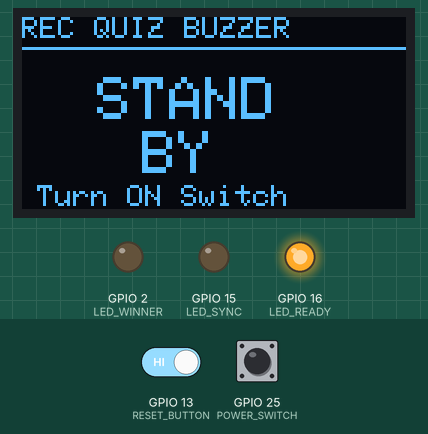
Simulated run of this program. Board: ESP32. Parts: 128×64 one-colour display, output pins drawn as LEDs (lit = HIGH). Dashed ring = blinking. The test bench sets the inputs (shaded band); at power-on: GPIO 25 (POWER_SWITCH) HIGH, GPIO 13 (RESET_BUTTON) HIGH. Storage starts empty; what the program prints to the serial monitor is not drawn.

Above: at 2.3 s.
2.4 s: GPIO 25 (POWER_SWITCH) pulled LOW for 0.15 s
At 2.66 s:
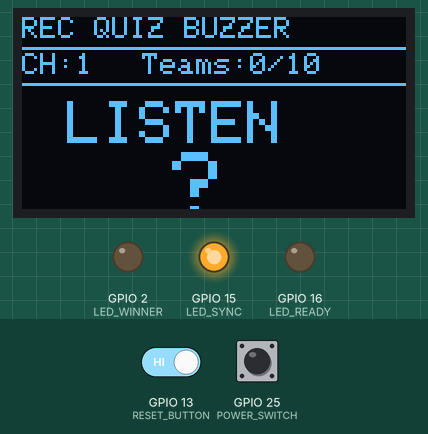
3.1 s: GPIO 25 (POWER_SWITCH) pulled LOW for 1 s
At 4.26 s:
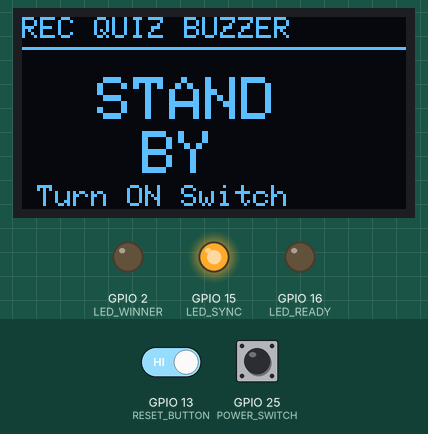
7.1 s: GPIO 25 (POWER_SWITCH) pulled LOW for 0.15 s
At 7.35 s:
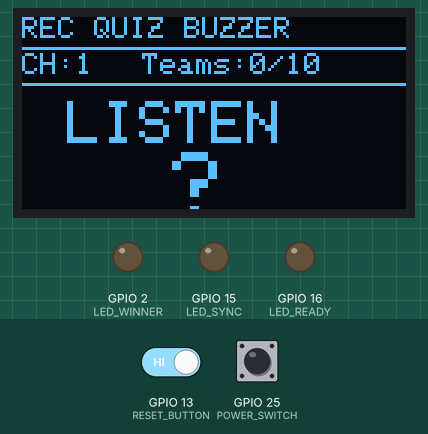
7.8 s: GPIO 25 (POWER_SWITCH) pulled LOW for 3.2 s
At 12.2 s:
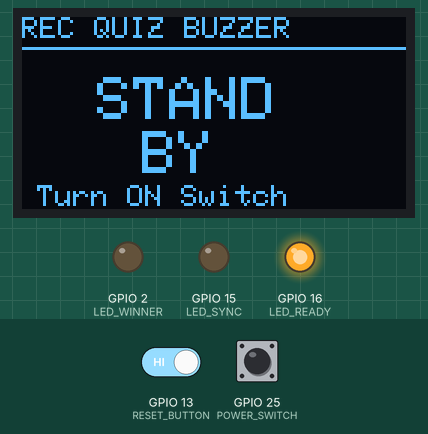
12.5 s: GPIO 13 (RESET_BUTTON) driven LOW and GPIO 25 (POWER_SWITCH) driven LOW
At 14.44 s:
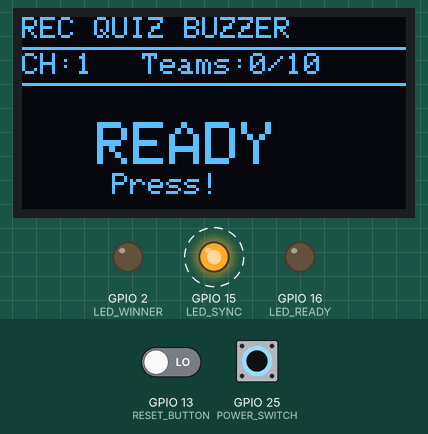
Timing chart, 0 to 16.1 s (numbered marks = the images above; inputs shaded):
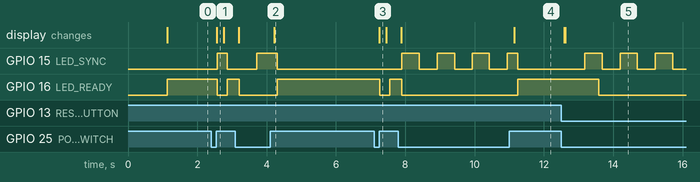

The program:

main.cpp
```cpp
/**
 * ═══════════════════════════════════════════════════════════════════
 * PROJECT: REC Quiz Buzzer System
 * VERSION: 1.1 - LISTEN/READY MODE (FIXED)
 * DATE: January 2026
 *
 * SYSTEM SPECIFICATIONS:
 * - Max Teams: 10
 * - Communication: ESP-NOW (2.4GHz)
 * - Range: ~50 meters
 * - Response Time: <1ms (microsecond precision)
 * - Dashboard: Real-time WebSocket
 * - Battery Monitoring: 3-zone system
 * - Two-Phase System: LISTEN → READY → ANSWERED
 *
 * DEVELOPER: ASIF AHAMED
 * DEPARTMENT: Electronics and Communication Engineering
 * BATCH: 2023-2027
 * INSTITUTION: Rajalakshmi Engineering College, Chennai
 * ═══════════════════════════════════════════════════════════════════
 */

#include <esp_now.h>
#include <WiFi.h>
#include <esp_wifi.h>
#include <Wire.h>
#include <Adafruit_GFX.h>
#include <Adafruit_SSD1306.h>
#include <ESPAsyncWebServer.h>
#include <AsyncTCP.h>
#include <LittleFS.h>
#include <ArduinoJson.h>

// WiFi Channel
#define WIFI_CHANNEL 1

// OLED Configuration
#define SCREEN_WIDTH 128
#define SCREEN_HEIGHT 64
#define OLED_RESET -1
Adafruit_SSD1306 display(SCREEN_WIDTH, SCREEN_HEIGHT, &Wire, OLED_RESET);

// Pin Definitions
#define RESET_BUTTON 13
#define LED_WINNER 2
#define LED_SYNC 15
#define LED_READY 16
#define POWER_SWITCH 25

// System State
#define MAX_TEAMS 10
bool teamConnected[MAX_TEAMS] = {false};
int winnerTeam = 0;
unsigned long winnerTimestamp = 0;
bool quizActive = false;  // ✅ Start in LISTEN mode

// Power switch state
bool systemEnabled = false;
bool lastSwitchState = false;
unsigned long lastSwitchCheck = 0;
#define SWITCH_CHECK_INTERVAL 200

unsigned long lastResponseTime = 0;
#define BATCH_WINDOW 200 // 200ms window to batch responses

// Heartbeat Monitoring
#define HEARTBEAT_TIMEOUT 5000
unsigned long lastHeartbeat[MAX_TEAMS] = {0};

// Battery Storage
int teamBatteryZone[MAX_TEAMS] = {2, 2, 2, 2, 2, 2, 2, 2, 2, 2};
float teamBatteryPercent[MAX_TEAMS] = {100, 100, 100, 100, 100, 100, 100, 100, 100, 100};

// Interrupt variables
volatile bool resetPressed = false;
volatile unsigned long lastResetTime = 0;

// LED Control Variables
unsigned long lastSyncBlink = 0;
bool syncBlinkState = false;
unsigned long resetFlashStart = 0;
bool resetFlashActive = false;
#define SYNC_BLINK_INTERVAL 500
#define RESET_FLASH_DURATION 1000

// ESP-NOW Data Structure
typedef struct {
  int teamID;
  unsigned long timestamp;
  bool buttonPressed;
  bool isHeartbeat;
  int batteryZone;
  float batteryPercent;
} BuzzerData;

BuzzerData incomingData;

// WebSocket Server
AsyncWebServer server(80);
AsyncWebSocket ws("/ws");

// Response Tracking
#define MAX_RESPONSES 10
struct TeamResponse {
  int teamID;
  unsigned long timestamp;
  int position;
};

TeamResponse responseOrder[MAX_RESPONSES];
int responseCount = 0;
bool teamHasResponded[MAX_TEAMS] = {false};

// ═══════════════════════════════════════════════════════════
//  SMART BROADCAST - Priority-based throttling
// ═══════════════════════════════════════════════════════════

String lastBroadcastData = "";
unsigned long lastBroadcastTime = 0;
#define MIN_BROADCAST_INTERVAL 1000 // For non-critical updates

// Priority broadcast - ignores throttle for critical events
void broadcastUpdatePriority() {
  if(ws.count() == 0) return;

  JsonDocument doc;

  // Teams status
  JsonArray teams = doc["teams"].to<JsonArray>();
  int connectedCount = 0, greenCount = 0, yellowCount = 0, redCount = 0;

  for(int i = 0; i < MAX_TEAMS; i++) {
    JsonObject team = teams.add<JsonObject>();
    team["id"] = i + 1;
    team["connected"] = teamConnected[i];
    team["zone"] = teamBatteryZone[i];
    team["percent"] = teamBatteryPercent[i];

    if(teamConnected[i]) {
      connectedCount++;
      if(teamBatteryZone[i] == 2) greenCount++;
      else if(teamBatteryZone[i] == 1) yellowCount++;
      else redCount++;
    }
  }

  doc["winnerTeam"] = winnerTeam;
  doc["winnerTime"] = winnerTimestamp / 1000.0;

  // Responses
  JsonArray responses = doc["responses"].to<JsonArray>();
  for(int i = 0; i < responseCount; i++) {
    JsonObject resp = responses.add<JsonObject>();
    resp["position"] = i + 1;
    resp["team"] = responseOrder[i].teamID;
    resp["time"] = responseOrder[i].timestamp / 1000.0;
  }

  doc["connectedCount"] = connectedCount;
  doc["greenCount"] = greenCount;
  doc["yellowCount"] = yellowCount;
  doc["redCount"] = redCount;
  doc["responseCount"] = responseCount;
  doc["quizActive"] = quizActive;
  doc["channel"] = WIFI_CHANNEL;

  String jsonString;
  serializeJson(doc, jsonString);

  // ✅ DEBUG: Print quiz state
  Serial.print("📡 PRIORITY Broadcast → quizActive=");
  Serial.print(quizActive ? "TRUE" : "FALSE");
  Serial.print(" | Winner=");
  Serial.print(winnerTeam);
  Serial.print(" | Clients=");
  Serial.println(ws.count());

  ws.textAll(jsonString);
  lastBroadcastData = jsonString;
  lastBroadcastTime = millis();
}

// Normal broadcast - throttled for non-critical updates
void broadcastUpdateSafe() {
  unsigned long now = millis();

  // Throttle non-critical updates
  if(now - lastBroadcastTime < MIN_BROADCAST_INTERVAL) {
    Serial.println("⏳ Broadcast throttled (non-critical)");
    return;
  }

  if(ws.count() == 0) return;

  JsonDocument doc;

  // Teams status
  JsonArray teams = doc["teams"].to<JsonArray>();
  int connectedCount = 0, greenCount = 0, yellowCount = 0, redCount = 0;

  for(int i = 0; i < MAX_TEAMS; i++) {
    JsonObject team = teams.add<JsonObject>();
    team["id"] = i + 1;
    team["connected"] = teamConnected[i];
    team["zone"] = teamBatteryZone[i];
    team["percent"] = teamBatteryPercent[i];

    if(teamConnected[i]) {
      connectedCount++;
      if(teamBatteryZone[i] == 2) greenCount++;
      else if(teamBatteryZone[i] == 1) yellowCount++;
      else redCount++;
    }
  }

  doc["winnerTeam"] = winnerTeam;
  doc["winnerTime"] = winnerTimestamp / 1000.0;

  JsonArray responses = doc["responses"].to<JsonArray>();
  for(int i = 0; i < responseCount; i++) {
    JsonObject resp = responses.add<JsonObject>();
    resp["position"] = i + 1;
    resp["team"] = responseOrder[i].teamID;
    resp["time"] = responseOrder[i].timestamp / 1000.0;
  }

  doc["connectedCount"] = connectedCount;
  doc["greenCount"] = greenCount;
  doc["yellowCount"] = yellowCount;
  doc["redCount"] = redCount;
  doc["responseCount"] = responseCount;
  doc["quizActive"] = quizActive;
  doc["channel"] = WIFI_CHANNEL;

  String jsonString;
  serializeJson(doc, jsonString);

  // Check if data changed
  if(jsonString == lastBroadcastData) {
    Serial.println("📡 No changes detected");
    return;
  }

  ws.textAll(jsonString);
  lastBroadcastData = jsonString;
  lastBroadcastTime = now;

  Serial.print("📡 Broadcast → ");
  Serial.print(ws.count());
  Serial.println(" clients");
}

// ═══════════════════════════════════════════════════════════
//  POWER SWITCH & INTERRUPT
// ═══════════════════════════════════════════════════════════

bool readPowerSwitch() {
  return (digitalRead(POWER_SWITCH) == LOW);
}

void IRAM_ATTR resetButtonISR() {
  unsigned long currentTime = millis();
  // ✅ Increased debounce to catch press/release bounces
  if (currentTime - lastResetTime > 100) {
    resetPressed = true;
    lastResetTime = currentTime;
  }
}

// ═══════════════════════════════════════════════════════════
//  DISPLAY FUNCTIONS
// ═══════════════════════════════════════════════════════════

void displayStandbyScreen() {
  display.clearDisplay();
  display.setTextSize(1);
  display.setTextColor(SSD1306_WHITE);
  display.setCursor(0, 0);
  display.println("REC QUIZ BUZZER");
  display.drawLine(0, 10, 128, 10, SSD1306_WHITE);
  display.setTextSize(2);
  display.setCursor(25, 20);
  display.println("STAND");
  display.setCursor(40, 38);
  display.println("BY");
  display.setTextSize(1);
  display.setCursor(5, 56);
  display.println("Turn ON Switch");
  display.display();
}

void updateDisplay() {
  display.clearDisplay();
  display.setTextSize(1);
  display.setTextColor(SSD1306_WHITE);
  display.setCursor(0, 0);
  display.println("REC QUIZ BUZZER");
  display.drawLine(0, 10, 128, 10, SSD1306_WHITE);
  display.setCursor(0, 12);
  display.print("CH:");
  display.print(WIFI_CHANNEL);

  int connectedCount = 0;
  for(int i = 0; i < MAX_TEAMS; i++) {
    if(teamConnected[i]) connectedCount++;
  }
  display.setCursor(40, 12);
  display.print("Teams:");
  display.print(connectedCount);
  display.println("/10");
  display.drawLine(0, 22, 128, 22, SSD1306_WHITE);

  // ✅ Phase-based display
  if(!quizActive) {
    // LISTEN mode
    display.setTextSize(2);
    display.setCursor(15, 28);
    display.print("LISTEN");
    display.setTextSize(3);
    display.setCursor(50, 45);
    display.print("?");
  } else if(winnerTeam > 0) {
    // Winner shown
    display.setTextSize(2);
    display.setCursor(10, 28);
    display.print("BUZZED!");
    display.setCursor(30, 48);
    display.print("T");
    display.print(winnerTeam);
  } else {
    // READY mode
    display.setTextSize(2);
    display.setCursor(25, 35);
    display.println("READY");
    display.setTextSize(1);
    display.setCursor(30, 52);
    display.print("Press!");
  }

  display.display();
}

// ═══════════════════════════════════════════════════════════
//  LED CONTROL
// ═══════════════════════════════════════════════════════════

void updateLEDs() {
  unsigned long currentTime = millis();

  if(!systemEnabled) {
    digitalWrite(LED_READY, HIGH);
  } else {
    if(resetFlashActive) {
      if(currentTime - resetFlashStart < RESET_FLASH_DURATION) {
        digitalWrite(LED_READY, HIGH);
      } else {
        digitalWrite(LED_READY, LOW);
        resetFlashActive = false;
      }
    } else {
      digitalWrite(LED_READY, LOW);
    }
  }

  if(!systemEnabled) {
    digitalWrite(LED_SYNC, LOW);
  } else {
    int connectedCount = 0;
    for(int i = 0; i < MAX_TEAMS; i++) {
      if(teamConnected[i]) connectedCount++;
    }
    if(connectedCount > 0) {
      digitalWrite(LED_SYNC, HIGH);
    } else {
      if(currentTime - lastSyncBlink >= SYNC_BLINK_INTERVAL) {
        lastSyncBlink = currentTime;
        syncBlinkState = !syncBlinkState;
        digitalWrite(LED_SYNC, syncBlinkState);
      }
    }
  }
}

// ═══════════════════════════════════════════════════════════
//  ESP-NOW CALLBACK
// ═══════════════════════════════════════════════════════════

void OnDataRecv(const uint8_t *mac, const uint8_t *data, int len) {
  if(!systemEnabled) return;

  memcpy(&incomingData, data, sizeof(incomingData));
  int teamID = incomingData.teamID;

  if(teamID < 1 || teamID > MAX_TEAMS) {
    Serial.println("❌ Invalid team ID!");
    return;
  }

  lastHeartbeat[teamID - 1] = millis();
  teamBatteryZone[teamID - 1] = incomingData.batteryZone;
  teamBatteryPercent[teamID - 1] = incomingData.batteryPercent;

  if(!teamConnected[teamID - 1]) {
    teamConnected[teamID - 1] = true;
    Serial.print("✅ Team ");
    Serial.print(teamID);
    Serial.print(" connected! | Battery: ");
    Serial.print((int)incomingData.batteryPercent);
    Serial.print("% (");
    if(incomingData.batteryZone == 2) Serial.print("🔋 GREEN");
    else if(incomingData.batteryZone == 1) Serial.print("⚠️ YELLOW");
    else Serial.print("🪫 RED");
    Serial.println(")");
    updateDisplay();
    broadcastUpdateSafe();
  }

  if(incomingData.isHeartbeat) return;

  // ✅ Only accept buzzer in READY mode
  if(incomingData.buttonPressed && quizActive) {
    if(teamHasResponded[teamID - 1]) {
      Serial.print("⚠️ Team ");
      Serial.print(teamID);
      Serial.println(" already responded");
      return;
    }

    unsigned long masterTimestamp = micros();
    teamHasResponded[teamID - 1] = true;

    // First press
    if(winnerTeam == 0) {
      winnerTeam = teamID;
      winnerTimestamp = masterTimestamp;
      digitalWrite(LED_WINNER, HIGH);

      Serial.println("=====================================");
      Serial.print("🏆 FIRST TO BUZZ: Team ");
      Serial.println(teamID);
      Serial.print("⏱️  Timestamp: ");
      Serial.print(masterTimestamp);
      Serial.println(" μs");
      Serial.println("=====================================");
    }

    // Log all responses
    if(responseCount < MAX_RESPONSES) {
      responseOrder[responseCount].teamID = teamID;
      responseOrder[responseCount].timestamp = masterTimestamp;
      responseOrder[responseCount].position = responseCount + 1;
      responseCount++;

      Serial.print("📝 Response #");
      Serial.print(responseCount);
      Serial.print(": Team ");
      Serial.println(teamID);
    }

    updateDisplay();
    lastResponseTime = millis();
  } else if(incomingData.buttonPressed && !quizActive) {
    // ✅ Buzzer pressed in LISTEN mode - ignore it
    Serial.print("🚫 Team ");
    Serial.print(teamID);
    Serial.println(" buzzed in LISTEN mode (ignored)");
  }
}

// ═══════════════════════════════════════════════════════════
//  POWER SWITCH HANDLER
// ═══════════════════════════════════════════════════════════

void checkPowerSwitch() {
  bool currentState = readPowerSwitch();

  if(currentState != lastSwitchState) {
    lastSwitchState = currentState;

    if(currentState) {
      systemEnabled = true;
      Serial.println("\n🟢 SYSTEM ENABLED");

      WiFi.mode(WIFI_AP_STA);
      WiFi.softAP("QuizBuzzer_AP", "12345678", WIFI_CHANNEL);
      esp_wifi_set_channel(WIFI_CHANNEL, WIFI_SECOND_CHAN_NONE);

      Serial.print("📡 AP IP: ");
      Serial.println(WiFi.softAPIP());

      if(esp_now_init() == ESP_OK) {
        esp_now_register_recv_cb(OnDataRecv);
        Serial.println("✅ ESP-NOW initialized");
      }

      server.begin();
      Serial.println("✅ Web server started");

      // ✅ Start in LISTEN mode
      quizActive = false;
      Serial.println("📢 Starting in LISTEN mode");
      Serial.println("   Press RESET to enter READY mode\n");

      updateDisplay();
      broadcastUpdateSafe();

    } else {
      systemEnabled = false;
      Serial.println("\n🔴 SYSTEM STANDBY");
      digitalWrite(LED_WINNER, LOW);
      displayStandbyScreen();
      server.end();
      WiFi.softAPdisconnect(true);
      WiFi.mode(WIFI_OFF);
    }
  }
}

// ═══════════════════════════════════════════════════════════
//  WEBSOCKET HANDLERS
// ═══════════════════════════════════════════════════════════

void onWebSocketEvent(AsyncWebSocket *server, AsyncWebSocketClient *client,
                       AwsEventType type, void *arg, uint8_t *data, size_t len) {
  if(type == WS_EVT_CONNECT) {
    Serial.printf("🔌 WebSocket client #%u connected\n", client->id());
    broadcastUpdateSafe(); // Send initial data
  } else if(type == WS_EVT_DISCONNECT) {
    Serial.printf("🔌 WebSocket client #%u disconnected\n", client->id());
  }
}

// ═══════════════════════════════════════════════════════════
//  SETUP
// ═══════════════════════════════════════════════════════════

void setup() {
  Serial.begin(115200);

  pinMode(RESET_BUTTON, INPUT_PULLUP);
  pinMode(LED_WINNER, OUTPUT);
  pinMode(LED_SYNC, OUTPUT);
  pinMode(LED_READY, OUTPUT);
  pinMode(POWER_SWITCH, INPUT_PULLUP);

  digitalWrite(LED_WINNER, LOW);
  digitalWrite(LED_SYNC, LOW);
  digitalWrite(LED_READY, LOW);

  attachInterrupt(digitalPinToInterrupt(RESET_BUTTON), resetButtonISR, FALLING);

  if(!display.begin(SSD1306_SWITCHCAPVCC, 0x3C)) {
    Serial.println("❌ OLED failed!");
    while(1);
  }
  display.clearDisplay();
  display.setTextSize(1);
  display.setTextColor(SSD1306_WHITE);
  display.setCursor(0, 0);
  display.println("Initializing...");
  display.display();
  delay(1000);

  if(!LittleFS.begin(true)) {
    Serial.println("❌ LittleFS Mount Failed!");
    while(1);
  }
  Serial.println("✅ LittleFS initialized!");

  // WebSocket setup
  ws.onEvent(onWebSocketEvent);
  server.addHandler(&ws);

  // Serve static files
  server.on("/", HTTP_GET, [](AsyncWebServerRequest *request){
    request->send(LittleFS, "/index.html", "text/html");
  });
  server.on("/style.css", HTTP_GET, [](AsyncWebServerRequest *request){
    request->send(LittleFS, "/style.css", "text/css");
  });
  server.on("/script.js", HTTP_GET, [](AsyncWebServerRequest *request){
    request->send(LittleFS, "/script.js", "application/javascript");
  });
  server.on("/favicon.ico", HTTP_GET, [](AsyncWebServerRequest *request){
    request->send(204);
  });

  systemEnabled = readPowerSwitch();
  lastSwitchState = systemEnabled;

  Serial.println("\n╔═══════════════════════════════════════════╗");
  Serial.println("║  REC QUIZ BUZZER - TWO PHASE SYSTEM      ║");
  Serial.println("╚═══════════════════════════════════════════╝");

  if(!systemEnabled) {
    Serial.println("🔴 STANDBY mode");
    displayStandbyScreen();
    return;
  }

  Serial.println("🟢 Starting system...");

  WiFi.mode(WIFI_AP_STA);
  WiFi.softAP("QuizBuzzer_AP", "12345678", WIFI_CHANNEL);
  esp_wifi_set_channel(WIFI_CHANNEL, WIFI_SECOND_CHAN_NONE);

  Serial.print("📡 AP IP: ");
  Serial.println(WiFi.softAPIP());
  Serial.print("🔑 MAC: ");
  Serial.println(WiFi.macAddress());

  if(esp_now_init() != ESP_OK) {
    Serial.println("❌ ESP-NOW init failed!");
    return;
  }
  Serial.println("✅ ESP-NOW initialized");
  esp_now_register_recv_cb(OnDataRecv);

  server.begin();
  Serial.println("🌐 WebSocket server started!");
  Serial.println("   URL: http://192.168.4.1\n");

  // ✅ Start in LISTEN mode
  quizActive = false;
  Serial.println("📢 Starting in LISTEN mode");
  Serial.println("   Press RESET to enter READY mode\n");

  updateDisplay();
}

// ═══════════════════════════════════════════════════════════
//  MAIN LOOP
// ═══════════════════════════════════════════════════════════

void loop() {
  // Aggressive WebSocket cleanup
  static unsigned long lastCleanup = 0;
  if(millis() - lastCleanup > 5000) {
    lastCleanup = millis();
    ws.cleanupClients();

    if(ws.count() > 0) {
      Serial.print("📡 Active clients: ");
      Serial.println(ws.count());
    }
  }

  updateLEDs();

  if(millis() - lastSwitchCheck >= SWITCH_CHECK_INTERVAL) {
    lastSwitchCheck = millis();
    checkPowerSwitch();
  }

  if(!systemEnabled) {
    delay(100);
    return;
  }

  // ═══════════════════════════════════════════════════════════
  // 🔥 BATCHED BROADCAST: Send after 200ms window
  // ═══════════════════════════════════════════════════════════
  static bool batchPending = false;
  if(lastResponseTime > 0 && !batchPending) {
    batchPending = true;
  }

  if(batchPending && (millis() - lastResponseTime > BATCH_WINDOW)) {
    batchPending = false;
    lastResponseTime = 0;
    broadcastUpdatePriority(); // FORCE broadcast, ignore throttle
    Serial.println("📦 Batch broadcast sent!");
  }

  // Check for heartbeat timeouts (throttled)
  static unsigned long lastTimeoutCheck = 0;
  if(millis() - lastTimeoutCheck > 2000) {
    lastTimeoutCheck = millis();
    bool statusChanged = false;

    for(int i = 0; i < MAX_TEAMS; i++) {
      if(teamConnected[i]) {
        if(millis() - lastHeartbeat[i] > HEARTBEAT_TIMEOUT) {
          teamConnected[i] = false;
          statusChanged = true;
          Serial.print("❌ Team ");
          Serial.print(i + 1);
          Serial.println(" DISCONNECTED");
        }
      }
    }

    if(statusChanged) {
      updateDisplay();
      delay(50);
      broadcastUpdateSafe();
    }
  }

  // ✅ FIXED: Reset button handler with 1-second cooldown
  if(resetPressed) {
    resetPressed = false;

    // Check cooldown period
    unsigned long now = millis();
    static unsigned long lastResetExecution = 0;
    const unsigned long RESET_COOLDOWN = 1000; // 1 second cooldown

    if(now - lastResetExecution < RESET_COOLDOWN) {
      Serial.println("⏱️ Reset ignored (cooldown active)");
      return; // Ignore this trigger
    }

    lastResetExecution = now; // Update last execution time
    resetFlashActive = true;
    resetFlashStart = now;

    // ✅ Toggle between LISTEN and READY
    if(!quizActive) {
      // Currently LISTEN → Switch to READY
      quizActive = true;
      Serial.println("\n📢 LISTEN → READY mode");
      Serial.println("   Accepting buzzers now!\n");
    } else {
      // Currently READY/ANSWERED → Switch to LISTEN
      quizActive = false;
      Serial.println("\n⏳ READY/ANSWERED → LISTEN mode");
      Serial.println("   Buzzers ignored!\n");
    }

    // Clear quiz data
    winnerTeam = 0;
    winnerTimestamp = 0;
    responseCount = 0;
    memset(responseOrder, 0, sizeof(responseOrder));
    memset(teamHasResponded, false, sizeof(teamHasResponded));
    digitalWrite(LED_WINNER, LOW);
    lastResponseTime = 0;
    batchPending = false;

    Serial.println("🔄 SYSTEM RESET COMPLETE\n");
    updateDisplay();
    delay(50);
    broadcastUpdatePriority(); // Force immediate broadcast
  }

  delay(10);
}
```

Measured:
- after the input at 2.4 s, GPIO 15 (LED_SYNC): LOW → HIGH after 0.17 s, → LOW 0.29 s later; GPIO 16 (LED_READY): HIGH → LOW after 0.17 s, → HIGH 0.29 s later; the display: changes after 0.16 s (image 1)
- after the input at 3.1 s, GPIO 15 (LED_SYNC): LOW → HIGH after 0.62 s, → LOW 0.60 s later; GPIO 16 (LED_READY): HIGH → LOW after 0.11 s, → HIGH 1.1 s later; the display: first changes after 0.10 s (image 2 shows a later state)
- after the input at 7.1 s, GPIO 16 (LED_READY): HIGH → LOW after 0.16 s, → HIGH 0.29 s later; the display: changes after 0.15 s (image 3)
- after the input at 7.8 s, GPIO 15 (LED_SYNC): goes 3 × (HIGH 0.51 s, LOW 0.51 s), HIGH 0.31 s, then LOW, starting after 0.10 s; GPIO 16 (LED_READY): HIGH → LOW after 0.10 s, → HIGH 3.3 s later; the display: first changes after 0.09 s (image 4 shows a later state)
- after the input at 12.5 s, GPIO 15 (LED_SYNC): alternates HIGH for 0.51 s and LOW for 0.51 s, starting after 0.68 s; GPIO 16 (LED_READY): HIGH → LOW after 1.1 s; the display: first changes after 0.08 s (image 5 shows a later state)
